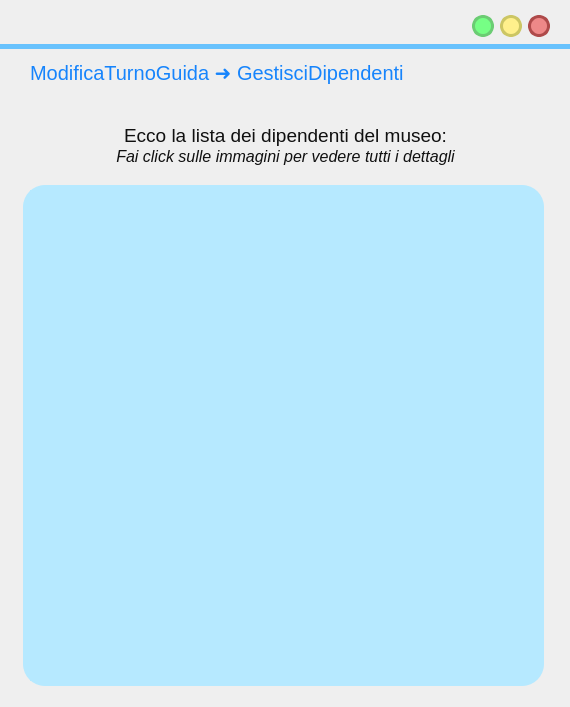
<?xml version="1.0" encoding="UTF-8"?>
<ui version="4.0">
 <class>MainWindow</class>
 <widget class="QMainWindow" name="MainWindow">
  <property name="geometry">
   <rect>
    <x>0</x>
    <y>0</y>
    <width>570</width>
    <height>707</height>
   </rect>
  </property>
  <property name="windowTitle">
   <string>MainWindow</string>
  </property>
  <property name="styleSheet">
   <string notr="true"/>
  </property>
  <widget class="QWidget" name="centralwidget">
   <widget class="QLabel" name="label">
    <property name="geometry">
     <rect>
      <x>0</x>
      <y>44</y>
      <width>641</width>
      <height>5</height>
     </rect>
    </property>
    <property name="styleSheet">
     <string notr="true">background-color:rgb(104, 194, 253);</string>
    </property>
    <property name="text">
     <string/>
    </property>
   </widget>
   <widget class="QPushButton" name="reduceButton">
    <property name="geometry">
     <rect>
      <x>472</x>
      <y>15</y>
      <width>22</width>
      <height>22</height>
     </rect>
    </property>
    <property name="sizePolicy">
     <sizepolicy hsizetype="Fixed" vsizetype="Fixed">
      <horstretch>0</horstretch>
      <verstretch>0</verstretch>
     </sizepolicy>
    </property>
    <property name="minimumSize">
     <size>
      <width>22</width>
      <height>22</height>
     </size>
    </property>
    <property name="maximumSize">
     <size>
      <width>24</width>
      <height>24</height>
     </size>
    </property>
    <property name="cursor">
     <cursorShape>PointingHandCursor</cursorShape>
    </property>
    <property name="styleSheet">
     <string notr="true">QPushButton{
 background-color:#76ff85;
 border-style: solid;
 border-radius:11px;
font: 18pt &quot;Candara&quot;;
border-color:#6bcc73;
border-width:3;
}

QPushButton::pressed{
	background-color : white;
	border-color:#6bcc73;
	border-width:3;
}
</string>
    </property>
    <property name="text">
     <string/>
    </property>
   </widget>
   <widget class="QPushButton" name="exitButton">
    <property name="geometry">
     <rect>
      <x>528</x>
      <y>15</y>
      <width>22</width>
      <height>22</height>
     </rect>
    </property>
    <property name="sizePolicy">
     <sizepolicy hsizetype="Fixed" vsizetype="Fixed">
      <horstretch>0</horstretch>
      <verstretch>0</verstretch>
     </sizepolicy>
    </property>
    <property name="minimumSize">
     <size>
      <width>22</width>
      <height>22</height>
     </size>
    </property>
    <property name="maximumSize">
     <size>
      <width>24</width>
      <height>24</height>
     </size>
    </property>
    <property name="cursor">
     <cursorShape>PointingHandCursor</cursorShape>
    </property>
    <property name="styleSheet">
     <string notr="true">QPushButton{
 background-color:#ee8888;
 border-style: solid;
 border-radius:11px;
font: 18pt &quot;Candara&quot;;
border-color:#ae4a4a;
border-width:3;
}

QPushButton::pressed{
	background-color : white;
	border-color:#ae4a4a;
	border-width:3;
}
</string>
    </property>
    <property name="text">
     <string/>
    </property>
   </widget>
   <widget class="QPushButton" name="maximizeButton">
    <property name="geometry">
     <rect>
      <x>500</x>
      <y>15</y>
      <width>22</width>
      <height>22</height>
     </rect>
    </property>
    <property name="sizePolicy">
     <sizepolicy hsizetype="Fixed" vsizetype="Fixed">
      <horstretch>0</horstretch>
      <verstretch>0</verstretch>
     </sizepolicy>
    </property>
    <property name="minimumSize">
     <size>
      <width>20</width>
      <height>20</height>
     </size>
    </property>
    <property name="maximumSize">
     <size>
      <width>24</width>
      <height>24</height>
     </size>
    </property>
    <property name="cursor">
     <cursorShape>PointingHandCursor</cursorShape>
    </property>
    <property name="styleSheet">
     <string notr="true">QPushButton{
 background-color:#fff08c	;
 border-style: solid;
 border-radius:11px;
font: 18pt &quot;Candara&quot;;
border-color:#ccc664;
border-width:3;
}

QPushButton::pressed{
	background-color : white;
	border-color:#ccc664;
	border-width:3;
}
</string>
    </property>
    <property name="text">
     <string/>
    </property>
   </widget>
   <widget class="QLabel" name="previousLabel">
    <property name="geometry">
     <rect>
      <x>510</x>
      <y>60</y>
      <width>36</width>
      <height>36</height>
     </rect>
    </property>
    <property name="font">
     <font>
      <family>Lato Light</family>
      <pointsize>18</pointsize>
      <weight>50</weight>
      <italic>false</italic>
      <bold>false</bold>
     </font>
    </property>
    <property name="cursor">
     <cursorShape>PointingHandCursor</cursorShape>
    </property>
    <property name="autoFillBackground">
     <bool>false</bool>
    </property>
    <property name="styleSheet">
     <string notr="true">background-color: rgba(255, 255, 255,0);</string>
    </property>
    <property name="text">
     <string/>
    </property>
    <property name="pixmap">
     <pixmap resource="res/res.qrc">:/icons/arrow_back_FILL1_wght700_GRAD200_opsz48_risultato.png</pixmap>
    </property>
    <property name="scaledContents">
     <bool>true</bool>
    </property>
   </widget>
   <widget class="QLabel" name="titoloLabel">
    <property name="geometry">
     <rect>
      <x>30</x>
      <y>57</y>
      <width>461</width>
      <height>31</height>
     </rect>
    </property>
    <property name="styleSheet">
     <string notr="true">font-size: 20px;
text-align: left;
background-color: rgba(255, 255, 255,0);
color: #1684FC;
font: 14pt &quot;Lato&quot;;</string>
    </property>
    <property name="text">
     <string>ModificaTurnoGuida ➜ GestisciDipendenti</string>
    </property>
   </widget>
   <widget class="QLabel" name="titoloLabel_3">
    <property name="geometry">
     <rect>
      <x>20</x>
      <y>141</y>
      <width>531</width>
      <height>31</height>
     </rect>
    </property>
    <property name="layoutDirection">
     <enum>Qt::RightToLeft</enum>
    </property>
    <property name="styleSheet">
     <string notr="true">left: 802px;
top: 386px;
width: 307px;
height: 19px;
color: rgba(16, 16, 16);
background-color: rgba(255, 255, 255,0);

</string>
    </property>
    <property name="text">
     <string>&lt;html&gt;&lt;head/&gt;&lt;body&gt;&lt;p&gt;&lt;span style=&quot; font-size:12pt; font-style:italic;&quot;&gt;Fai click sulle immagini per vedere tutti i dettagli&lt;/span&gt;&lt;/p&gt;&lt;/body&gt;&lt;/html&gt;</string>
    </property>
    <property name="alignment">
     <set>Qt::AlignCenter</set>
    </property>
   </widget>
   <widget class="QLabel" name="titoloLabel">
    <property name="geometry">
     <rect>
      <x>20</x>
      <y>120</y>
      <width>531</width>
      <height>31</height>
     </rect>
    </property>
    <property name="styleSheet">
     <string notr="true">left: 849px;
background-color: rgba(255, 255, 255,0);
top: 359px;
width: 212px;
height: 24px;
color: rgba(16, 16, 16);
font-size: 20px;
text-align: center;

</string>
    </property>
    <property name="text">
     <string>&lt;html&gt;&lt;head/&gt;&lt;body&gt;&lt;p&gt;&lt;span style=&quot; font-size:14pt;&quot;&gt;Ecco la lista dei dipendenti del museo:&lt;/span&gt;&lt;/p&gt;&lt;/body&gt;&lt;/html&gt;</string>
    </property>
    <property name="alignment">
     <set>Qt::AlignCenter</set>
    </property>
   </widget>
   <widget class="QLabel" name="immagineLabel">
    <property name="geometry">
     <rect>
      <x>23</x>
      <y>185</y>
      <width>521</width>
      <height>501</height>
     </rect>
    </property>
    <property name="sizePolicy">
     <sizepolicy hsizetype="Fixed" vsizetype="Fixed">
      <horstretch>0</horstretch>
      <verstretch>0</verstretch>
     </sizepolicy>
    </property>
    <property name="styleSheet">
     <string notr="true">left: 737px;
top: 416px;
width: 436px;
height: 377px;
line-height: 20px;
border-radius: 22px;
background-color: rgba(182, 233, 255);
text-align: center;</string>
    </property>
    <property name="text">
     <string/>
    </property>
    <property name="scaledContents">
     <bool>true</bool>
    </property>
    <property name="alignment">
     <set>Qt::AlignCenter</set>
    </property>
    <property name="margin">
     <number>10</number>
    </property>
    <property name="indent">
     <number>10</number>
    </property>
   </widget>
   <widget class="QScrollArea" name="scrollArea">
    <property name="geometry">
     <rect>
      <x>30</x>
      <y>190</y>
      <width>501</width>
      <height>491</height>
     </rect>
    </property>
    <property name="styleSheet">
     <string notr="true">QWidget{
background:rgb(255, 255, 255);
border-radius:0px;
border-color:#b6e9ff;
border-style: solid;
border-width:7;
}


QScrollArea{
border-width:0px;
border-radius: 22px;
background-color: rgba(255, 255, 255, 255);
}

QScrollBar{
border-width:0px;
	border-radius:4px;
background-color: rgba(255, 255, 255, 255);

}


/* VERTICAL SCROLLBAR */
 QScrollBar:vertical {
	border: none;
    width: 14px;
    margin: 0px 0 0px 0;
	border-radius: 7px;
margin: 0px 0px 0px 0px;

 }

/*  HANDLE BAR VERTICAL */
QScrollBar::handle:vertical {	
	background-color:#68C2FD;
	min-height: 30px;	
	border-radius: 7px;

}
QScrollBar::handle:vertical:hover{	
	background-color:#A6E4FF;
}
QScrollBar::handle:vertical:pressed {	
	background-color: #5AA7D9;
}

/* BTN TOP - SCROLLBAR */
QScrollBar::sub-line:vertical {
	background-color: rgb(255, 255, 255);
	border-radius: 7px;
}
QScrollBar::sub-line:vertical:hover {	
	background-color:#68C2FD;
}
QScrollBar::sub-line:vertical:pressed {	
	background-color: #5AA7D9;
}

/* BTN BOTTOM - SCROLLBAR  */
QScrollBar::add-line:vertical {

	background-color: rgb(255, 255, 255);
	border-radius: 7px;

}
QScrollBar::add-line:vertical:hover {	
	background-color:rgb(255, 255, 255)
}
QScrollBar::add-line:vertical:pressed {	
	background-color:rgb(255, 255, 255)
}

/* RESET ARROW  */
QScrollBar::up-arrow:vertical, QScrollBar::down-arrow:vertical {
	background: none;
}
QScrollBar::add-page:vertical, QScrollBar::sub-page:vertical {
	background: none;
} 


/* HORIZONTAL SCROLLBAR - HOMEWORK */
QScrollBar:horizontal {
   
}
QScrollBar::handle:horizontal {
    
}
QScrollBar::add-line:horizontal {
    
}
QScrollBar::sub-line:horizontal {
    
}
QScrollBar::up-arrow:horizontal, QScrollBar::down-arrow:horizontal
{

}
QScrollBar::add-page:horizontal, QScrollBar::sub-page:horizontal
{

}



</string>
    </property>
    <property name="horizontalScrollBarPolicy">
     <enum>Qt::ScrollBarAlwaysOff</enum>
    </property>
    <property name="widgetResizable">
     <bool>true</bool>
    </property>
    <widget class="QWidget" name="scrollAreaWidgetContents">
     <property name="geometry">
      <rect>
       <x>0</x>
       <y>0</y>
       <width>501</width>
       <height>491</height>
      </rect>
     </property>
     <property name="styleSheet">
      <string notr="true">border-width:0px;
border-radius: 0px;
background-color: #b6e9ff;</string>
     </property>
     <layout class="QVBoxLayout" name="verticalLayout">
      <property name="spacing">
       <number>12</number>
      </property>
      <property name="leftMargin">
       <number>18</number>
      </property>
     </layout>
    </widget>
   </widget>
   <zorder>immagineLabel</zorder>
   <zorder>label</zorder>
   <zorder>reduceButton</zorder>
   <zorder>exitButton</zorder>
   <zorder>maximizeButton</zorder>
   <zorder>previousLabel</zorder>
   <zorder>titoloLabel</zorder>
   <zorder>titoloLabel_3</zorder>
   <zorder>titoloLabel</zorder>
   <zorder>scrollArea</zorder>
  </widget>
 </widget>
 <resources>
  <include location="res.qrc"/>
  <include location="res/res.qrc"/>
 </resources>
 <connections/>
</ui>
